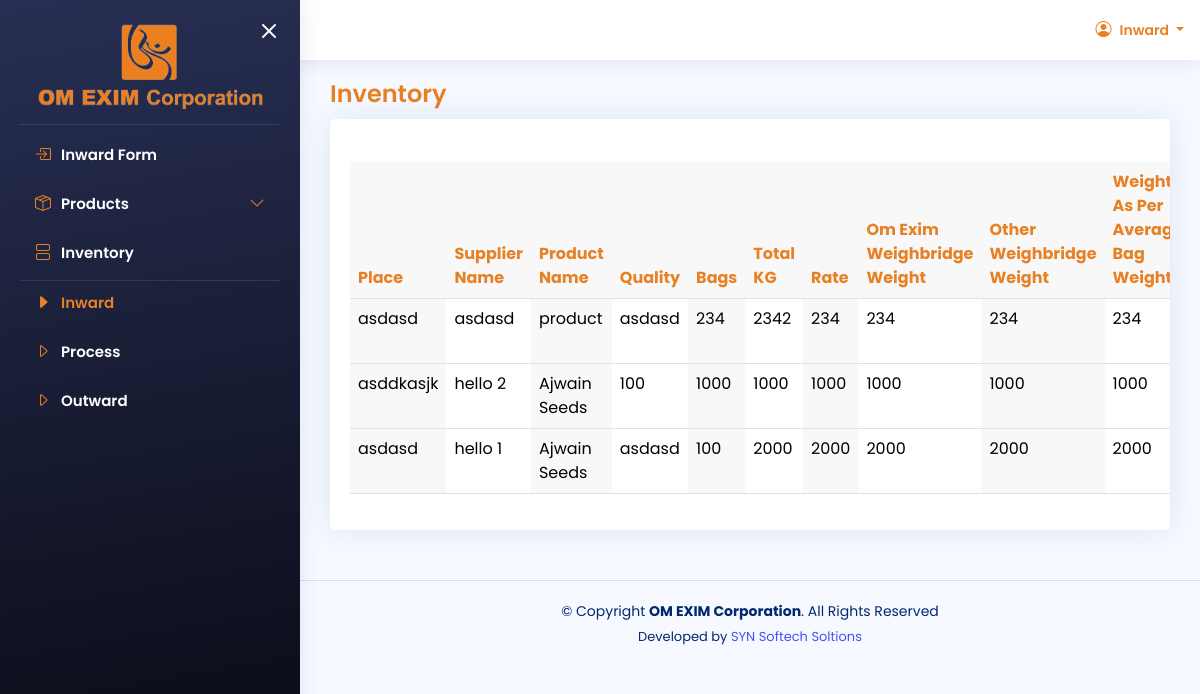
Page /inward/inventory-show.php (signed in) on the committed database.
### tables this page shows
CREATE TABLE IF NOT EXISTS `inward_master` (
  `id` int(11) NOT NULL AUTO_INCREMENT,
  `place` text,
  `supplier_name` text,
  `product_name` text,
  `quality` text,
  `bags` text,
  `total_kg` text,
  `rate` text,
  `om_exim_weighbridge_weight` text,
  `other_weighbridge_weight` text,
  `weight_as_per_average_bag_weight` text,
  `bill_weight` text,
  `weight_supervisor_name` text,
  `quality_supervisor_name` text,
  `remarks` text,
  `date` text,
  `vehicle_no` text NOT NULL,
  `container_no` text NOT NULL,
  `lot_no` text,
  PRIMARY KEY (`id`)
);

### inward/inventory-show.php (the view, shortened to what this page needs)
<?php
include("../config/connection.php");
  $tname = "inward_master";
  $sql = "SELECT * FROM $tname order by id DESC";
  $result = $conn->query($sql);
?>
<!DOCTYPE html>
<html lang="en">
<head>
  <?php
    include("config/head-data.php");
  ?>
</head>
<body>
<?php
include("layout/header.php");
include("layout/aside.php");
?>
  <main id="main" class="main">
  <div class="pagetitle">
        <h1>Inventory</h1>
    </div>
    <section class="section">
        <div class="row">
            <div class="col-lg-12">
                <div class="card">
                    <div class="card-body overflow-x-scroll">
                        <h5 class="card-title">
                        </h5>
                        <table class="table datatable">
                            <thead>
                              <tr>
                              <th>Place</th>
                              <th>Supplier Name</th>
                              <th>Product Name</th>
                              <th>Quality</th>
                              <th>Bags</th>
                              <th>Total KG</th>
                              <th>Rate</th>
                              <th>Om Exim Weighbridge Weight</th>
                              <th>Other Weighbridge Weight</th>
                              <th>Weight As Per Average Bag Weight</th>
                              </tr>
                            </thead>
                            <tbody>
                                    <?php
                                    if ($result->num_rows > 0) {
                                      while($row = $result->fetch_assoc()) {
                                    ?>
                                        <tr>
                                            <td><?php echo $row["place"] ?></td>
                                            <td><?php echo $row["supplier_name"] ?></td>
                                            <td><?php echo $row["product_name"] ?></td>
                                            <td><?php echo $row["quality"] ?></td>
                                            <td><?php echo $row["bags"] ?></td>
                                            <td><?php echo $row["total_kg"] ?></td>
                                            <td><?php echo $row["rate"] ?></td>
                                            <td><?php echo $row["om_exim_weighbridge_weight"] ?></td>
                                            <td><?php echo $row["other_weighbridge_weight"] ?></td>
                                            <td><?php echo $row["weight_as_per_average_bag_weight"] ?></td>
                                        </tr>
                                        <?php
                                    }
                                  }
                                  ?>
                        </table>
                    </div>
                </div>
            </div>
        </div>
    </section>
  </main>
<?php
  include("layout/footer.php");
?>
</body>
</html>

### assets/css/style.css (style rules this page uses)
.datatable th { color:#e88125 !important; background-color: rgb(220,220,220, 0.2) !important; }
.datatable td:nth-child(odd) { background-color: rgb(220,220,220, 0.2) !important; }
:root { scroll-behavior: smooth; }
body { font-family: "Open Sans", sans-serif; background: #f6f9ff; color: #444444; }
h1, h2, h3, h4, h5, h6 { font-family: "Nunito", sans-serif; }
#main { margin-top: 60px; padding: 20px 30px; transition: all 0.3s; }
.pagetitle { margin-bottom: 10px; }
.pagetitle h1 { font-size: 24px; margin-bottom: 0; font-weight: 600; color: #012970; }
.card { margin-bottom: 30px; border: none; border-radius: 5px; box-shadow: 0px 0 30px rgba(1, 41, 112, 0.1); }
.card-title { padding: 20px 0 15px 0; font-size: 18px; font-weight: 500; color: #012970; font-family: "Poppins", sans-serif; }
.card-body { padding: 0 20px 20px 20px; }
@media (min-width: 1200px) { #main, #footer { margin-left: 300px; } }

### assets/css/custome.css (style rules this page uses)
* { margin: 0;padding: 0;box-sizing: border-box; font-family: "Poppins", sans-serif !important; }
.pagetitle h1 { color: #e88125 !important; }

### rows in the picture
inward_master: place "asdasd", supplier_name "asdasd", product_name "product", quality "asdasd", bags "234", total_kg "2342", rate "234", om_exim_weighbridge_weight "234", other_weighbridge_weight "234", weight_as_per_average_bag_weight "234"
inward_master: place "asddkasjk", supplier_name "hello 2", product_name "Ajwain Seeds", quality "100", bags "1000", total_kg "1000", rate "1000", om_exim_weighbridge_weight "1000", other_weighbridge_weight "1000", weight_as_per_average_bag_weight "1000"
inward_master: place "asdasd", supplier_name "hello 1", product_name "Ajwain Seeds", quality "asdasd", bags "100", total_kg "2000", rate "2000", om_exim_weighbridge_weight "2000", other_weighbridge_weight "2000", weight_as_per_average_bag_weight "2000"
